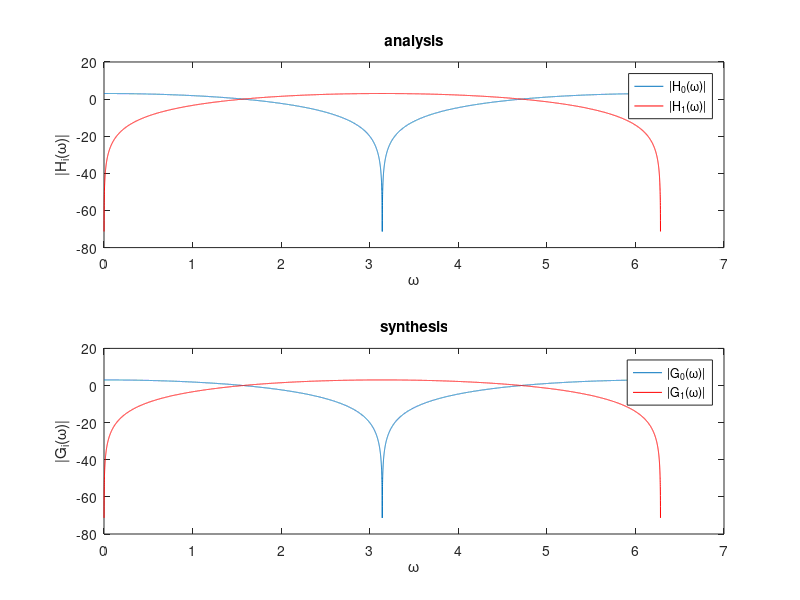
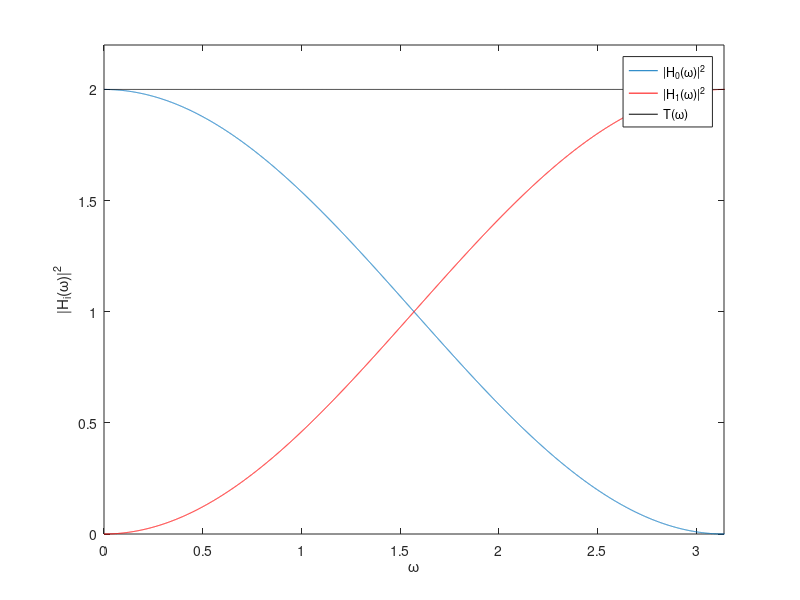

The MATLAB script that drew these images, in order: (Note: this script raises an error after producing the figures.)
clc
close all
clear all

% generate filters based on QMF conditions
h0 = [sqrt(2)/2, sqrt(2)/2] ;
h1 = h0.*[1 -1]; 
g0 = h0;
g1 = -h1 ;
% check QMF conditions in the frequency domain
Nfft = 2^14;
w = 2*pi*[0: Nfft-1]/ Nfft;
H0 = fft(h0, Nfft);
H1 = fft(h1, Nfft);
G0 = fft(g0, Nfft);
G1 = fft(g1, Nfft);
T = abs(H0).^2 + abs(H1).^2 ;


figure,
subplot (211)
plot(w, 20*log10(abs(H0))), title('analysis')
hold on
plot(w, 20*log10(abs(H1)), 'r')
hold off
xlabel('\omega'); 
ylabel('|H_i(\omega)|')
legend('|H_0(\omega)|', '|H_1(\omega)|') ;


subplot (212)
plot(w, 20*log10(abs(G0))), title('synthesis')
hold on
plot(w, 20*log10(abs(G1)), 'r')
hold off
xlabel('\omega'); 
ylabel('|G_i(\omega)|')
legend('|G_0(\omega)|', '|G_1(\omega)|') ;


figure
plot(w, abs(H0).^2)
hold on
plot(w, abs(H1).^2, 'r')
plot(w, T, 'k')
hold off
axis( [ 0 pi 0 2.2 ] ), 
xlabel('\omega'); 
ylabel('|H_i(\omega)|^2')
legend('|H_0(\omega)|^2', '|H_1(\omega)|^2', 'T(\omega)') ;
hold off

[x Fs Nbits] = wavread('flute2.wav');
x = x(:,1);
%length(x)
figure, plot(w,20*log10(abs(fft(x,Nfft))))
title('Input signal')

% analysis
% low pass subband
y0 = conv(x,h0); % filtering
y0 = y0(1:2:end); % downsampling
% high pass subband
y1 = conv(x,h1); % filtering
y1 = y1(1:2:end); % downsampling

X0 = fft(y0, Nfft);
X1 = fft(y1, Nfft);
figure,
subplot(211), plot(y0)
hold on
plot(y1,'r')
legend('xlow', 'xhigh') ;
subplot(212), plot(w,abs(X0).^2)
hold on
plot(w, abs(X1).^2, 'r')
%axis( [ 0 pi 0 2.2 ] ), 
xlabel('\omega'); 
ylabel('|X_i(\omega)|^2')
legend('|X_0(\omega)|^2', '|X_1(\omega)|^2') ;
hold off

%synthesis
% low pass subband
y0up = zeros(2*length(y0), 1); 
y0up(1:2:end ) = y0 ;
y0up = conv(y0up,g0);

% high pass subband
y1up = zeros(2*length(y1), 1); 
y1up(1:2:end ) = y1 ;
y1up = conv(y1up,g1);

Y0 = fft(y0up, Nfft);
Y1 = fft(y1up, Nfft);
figure
subplot(211), plot(y0up)
hold on
plot(y1up,'r')
legend('ylow', 'yhigh') ;
subplot(212), plot(w,abs(Y0).^2)
hold on
plot(w, abs(Y1).^2, 'r')
%axis( [ 0 pi 0 2.2 ] ), 
xlabel('\omega'); 
ylabel('|Y_i(\omega)|^2')
legend('|Y_0(\omega)|^2', '|Y_1(\omega)|^2') ;
hold off

%length(y)
y = y0up + y1up ;
%y = y(2: end-2);
y = y(2: end-1);
e = x-y ; 
figure, plot(e)
display(['max error:' num2str(max(abs(e)))]);
